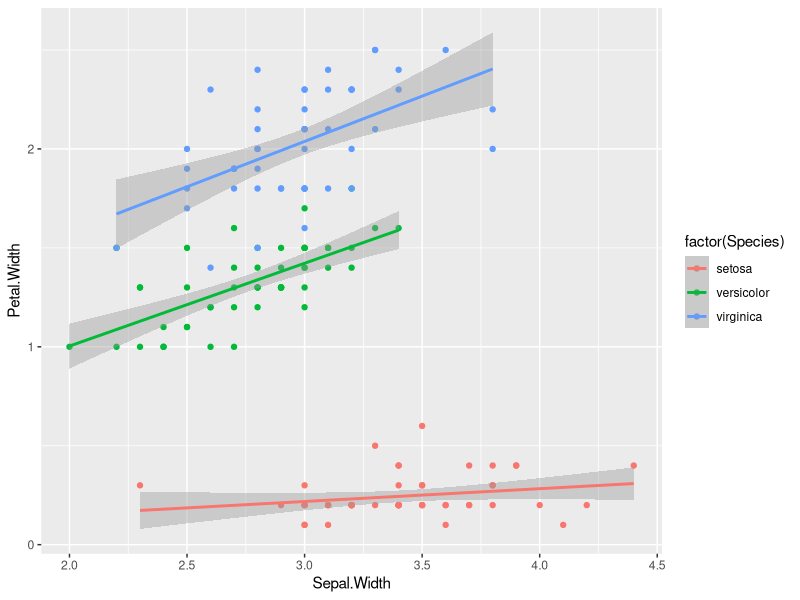

Generate this figure with R:
library(ggplot2)
my_plot <- ggplot(iris, aes(Sepal.Width, Petal.Width, col = factor(Species))) +
  geom_point() +
  geom_smooth(method = "lm")